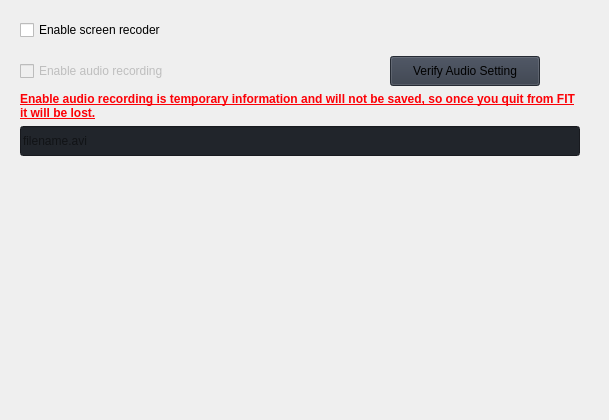
                     <widget class="QWidget" name="screen_recorder">
                      <widget class="QFrame" name="screen_recorder_configuration">
                       <property name="geometry">
                        <rect>
                         <x>0</x>
                         <y>0</y>
                         <width>600</width>
                         <height>411</height>
                        </rect>
                       </property>
                       <property name="maximumSize">
                        <size>
                         <width>600</width>
                         <height>16777215</height>
                        </size>
                       </property>
                       <layout class="QVBoxLayout" name="screen_recorder_configuration_layout">
                        <property name="leftMargin">
                         <number>20</number>
                        </property>
                        <property name="topMargin">
                         <number>20</number>
                        </property>
                        <property name="rightMargin">
                         <number>20</number>
                        </property>
                        <property name="bottomMargin">
                         <number>20</number>
                        </property>
                        <item>
                         <layout class="QVBoxLayout" name="screen_recorder_configuration_box">
                          <item>
                           <layout class="QHBoxLayout" name="horizontalLayout_7">
                            <property name="bottomMargin">
                             <number>0</number>
                            </property>
                            <item>
                             <widget class="QCheckBox" name="enable_screen_recorder">
                              <property name="text">
                               <string>Enable screen recoder</string>
                              </property>
                             </widget>
                            </item>
                           </layout>
                          </item>
                          <item>
                           <spacer name="screen_recorder_top_vertical_spacer">
                            <property name="orientation">
                             <enum>Qt::Vertical</enum>
                            </property>
                            <property name="sizeType">
                             <enum>QSizePolicy::Fixed</enum>
                            </property>
                            <property name="sizeHint" stdset="0">
                             <size>
                              <width>20</width>
                              <height>10</height>
                             </size>
                            </property>
                           </spacer>
                          </item>
                          <item>
                           <layout class="QVBoxLayout" name="verticalLayout_5">
                            <property name="topMargin">
                             <number>0</number>
                            </property>
                            <property name="bottomMargin">
                             <number>0</number>
                            </property>
                            <item>
                             <widget class="QFrame" name="audio_recording_box">
                              <layout class="QHBoxLayout" name="audio_recording_layout">
                               <property name="leftMargin">
                                <number>0</number>
                               </property>
                               <property name="topMargin">
                                <number>0</number>
                               </property>
                               <property name="rightMargin">
                                <number>0</number>
                               </property>
                               <property name="bottomMargin">
                                <number>0</number>
                               </property>
                               <item>
                                <widget class="QCheckBox" name="enable_audio_recording">
                                 <property name="enabled">
                                  <bool>false</bool>
                                 </property>
                                 <property name="text">
                                  <string>Enable audio recording</string>
                                 </property>
                                </widget>
                               </item>
                               <item>
                                <spacer name="horizontalSpacer">
                                 <property name="orientation">
                                  <enum>Qt::Horizontal</enum>
                                 </property>
                                 <property name="sizeType">
                                  <enum>QSizePolicy::Expanding</enum>
                                 </property>
                                 <property name="sizeHint" stdset="0">
                                  <size>
                                   <width>40</width>
                                   <height>5</height>
                                  </size>
                                 </property>
                                </spacer>
                               </item>
                               <item>
                                <widget class="QPushButton" name="verify_audio_setting">
                                 <property name="enabled">
                                  <bool>true</bool>
                                 </property>
                                 <property name="minimumSize">
                                  <size>
                                   <width>150</width>
                                   <height>30</height>
                                  </size>
                                 </property>
                                 <property name="cursor">
                                  <cursorShape>PointingHandCursor</cursorShape>
                                 </property>
                                 <property name="styleSheet">
                                  <string notr="true">QPushButton {
	background-color: rgb(52, 59, 72);
}
QPushButton::disabled {background-color: rgb(52, 59, 72); color: rgba(255, 255, 255, 10%) }</string>
                                 </property>
                                 <property name="text">
                                  <string>Verify Audio Setting</string>
                                 </property>
                                </widget>
                               </item>
                               <item>
                                <spacer name="horizontalSpacer_2">
                                 <property name="orientation">
                                  <enum>Qt::Horizontal</enum>
                                 </property>
                                 <property name="sizeType">
                                  <enum>QSizePolicy::Minimum</enum>
                                 </property>
                                 <property name="sizeHint" stdset="0">
                                  <size>
                                   <width>40</width>
                                   <height>20</height>
                                  </size>
                                 </property>
                                </spacer>
                               </item>
                              </layout>
                             </widget>
                            </item>
                            <item>
                             <widget class="QLabel" name="temporary_msg">
                              <property name="text">
                               <string>&lt;html&gt;&lt;head/&gt;&lt;body&gt;&lt;p&gt;&lt;span style=&quot; font-weight:600; text-decoration: underline; color:#fc0107;&quot;&gt;Enable audio recording is temporary information and will not be saved, so once you quit from FIT it will be lost.&lt;/span&gt;&lt;span style=&quot; color:#fc0107;&quot;/&gt;&lt;/p&gt;&lt;/body&gt;&lt;/html&gt;</string>
                              </property>
                              <property name="alignment">
                               <set>Qt::AlignLeading|Qt::AlignLeft|Qt::AlignVCenter</set>
                              </property>
                              <property name="wordWrap">
                               <bool>true</bool>
                              </property>
                              <property name="margin">
                               <number>0</number>
                              </property>
                             </widget>
                            </item>
                           </layout>
                          </item>
                          <item>
                           <widget class="QLineEdit" name="screen_recorder_filename">
                            <property name="minimumSize">
                             <size>
                              <width>0</width>
                              <height>30</height>
                             </size>
                            </property>
                            <property name="styleSheet">
                             <string notr="true">background-color: rgb(33, 37, 43);</string>
                            </property>
                            <property name="placeholderText">
                             <string>filename.avi</string>
                            </property>
                           </widget>
                          </item>
                          <item>
                           <spacer name="screen_recorder_bottom_vertical_spacer">
                            <property name="orientation">
                             <enum>Qt::Vertical</enum>
                            </property>
                            <property name="sizeHint" stdset="0">
                             <size>
                              <width>20</width>
                              <height>40</height>
                             </size>
                            </property>
                           </spacer>
                          </item>
                         </layout>
                        </item>
                       </layout>
                      </widget>
                     </widget>
